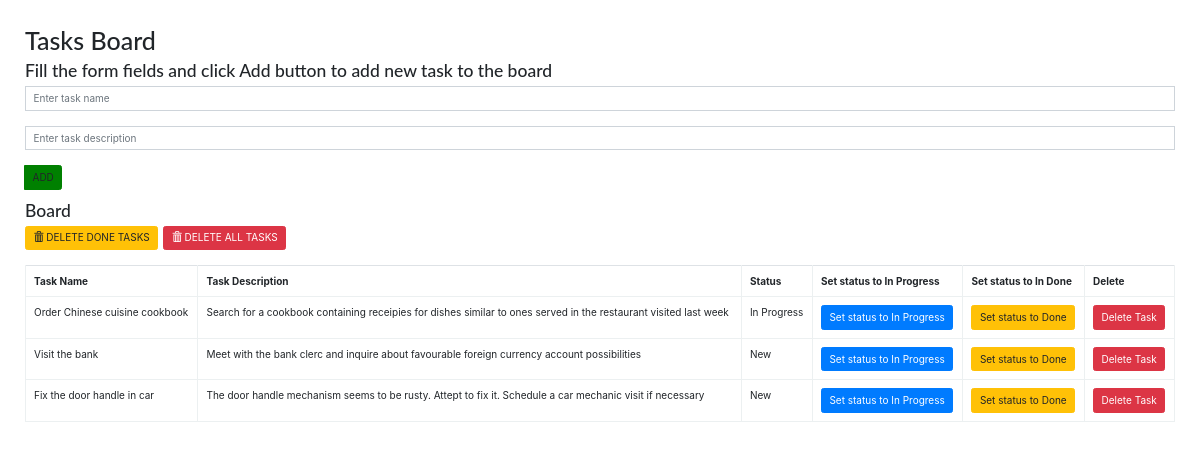
The page / on the database its author committed.
### todolist/models.py (models this page shows, shortened)
class Todolist(models.Model):
    name = models.CharField(max_length=100)
    description = models.CharField(max_length=300)
    status = models.CharField(max_length=45, choices=Status.choices, default="New")

### todolist/views.py (the view)
# urls.py: path('', views.index, name='index'),
def index(request):
    todo_items = Todolist.objects.order_by('id')
    form = TodoListForm()
    context = {'todo_items' :todo_items, 'form' : form}
    return render(request,'todolist/index.html', context)

### todolist/forms.py
class TodoListForm(forms.Form):
    name = forms.CharField(max_length=100,
        widget=forms.TextInput(
            attrs={'class' : 'form-control', 'placeholder' :'Enter task name', 'aria-label' :'Todo', 'aria-describeby' : 'add-btn'}))
    description = forms.CharField(max_length=300,
        widget=forms.TextInput(
            attrs={'class' : 'form-control', 'placeholder' :'Enter task description', 'aria-label' :'Todo', 'aria-describeby' : 'add-btn'}))

### todolist/templates/todolist/index.html (shortened to what this page needs)
{% load static %}
<!DOCTYPE html>
<html lang="en">
	<head>
		<link rel="stylesheet" href="{% static 'todolist/bs/css/flatly.min.css' %}" />
		<link rel="stylesheet" href="{% static 'todolist/styles.css' %}" />
		<link rel="stylesheet" href="https://stackpath.bootstrapcdn.com/bootstrap/4.4.1/css/bootstrap.min.css">
	</head>
	<body>
		<div class="content">
			<h1>Tasks Board</h1>
			<h3>Fill the form fields and click Add button to add new task to the board</h3>
			<form action="{% url 'add' %}" method="POST" role="form">
				<div class="form-group">
					<div class="input-group">
						{{ form.name}}
					</div>
					<div class="input-group">
						{{ form.description}}
					</div>
					  <span class="input-group-btn">
						  <button type="submit" class="btn btn-default" id="add-btn">ADD</button>
					  </span>
				</div>
			</form>
			<h3>Board</h3>
			<div class="btn-toolbar">
				<div class="btn-group">
					<a href="{% url 'deletedonetasks'%}">
					<button type="button" class="btn btn-warning">
						<i class="glyphicon glyphicon-trash"></i> DELETE DONE TASKS
					</button></a>
				</div>
				<div class="btn-group">
						<a href="{% url 'deleteall' %}">
					<button type="button" class="btn btn-danger">
						<i class="glyphicon glyphicon-trash"></i> DELETE ALL TASKS
					</button></a>
				</div>
			</div>
			<table class="tablecenterCSS table table-hover table-bordered">
			  <thead>
			    <tr>
			      <th scope="col">Task Name</th>
			      <th scope="col">Task Description</th>
			      <th scope="col">Status</th>
			      <th scope="col">Set status to In Progress</th>
			      <th scope="col">Set status to In Done</th>
			      <th scope="col">Delete</th>
			    </tr>
			  </thead>
			  <tbody>
			    {% for todolist in todo_items %}
			    <tr>
			      <td>{{ todolist.name }}</td>
			      <td>{{ todolist.description }}</td>
			      <td>{{ todolist.status }}</td>
			      <td><a class="btn btn-primary" href="{% url 'setstatustoinprogress' todolist.id %}" role="button">Set status to In Progress</a></td>
			      <td><a class="btn btn-warning" href="{% url 'setstatustodone' todolist.id %}" role="button">Set status to Done</a></td>
			      <td><a class="btn btn-danger" href="{% url 'deletetask' todolist.id %}" role="button">Delete Task</a></td>
			    </tr>
			    {% endfor %}
			  </tbody>
			</table>
		</div>
	</body>
</html>

### todolist/static/todolist/styles.css (style rules this page uses)
.content { padding: 25px; }
#add-btn { background-color:green; border-color:green; }

### rows shown on the page
Todolist: name "Order Chinese cuisine cookbook", description "Search for a cookbook containing receipies for dishes similar to ones served in the restaurant visited last week", status "In Progress"
Todolist: name "Visit the bank", description "Meet with the bank clerc and inquire about favourable foreign currency account possibilities", status "New"
Todolist: name "Fix the door handle in car", description "The door handle mechanism seems to be rusty. Attept to fix it. Schedule a car mechanic visit if necessary", status "New"
